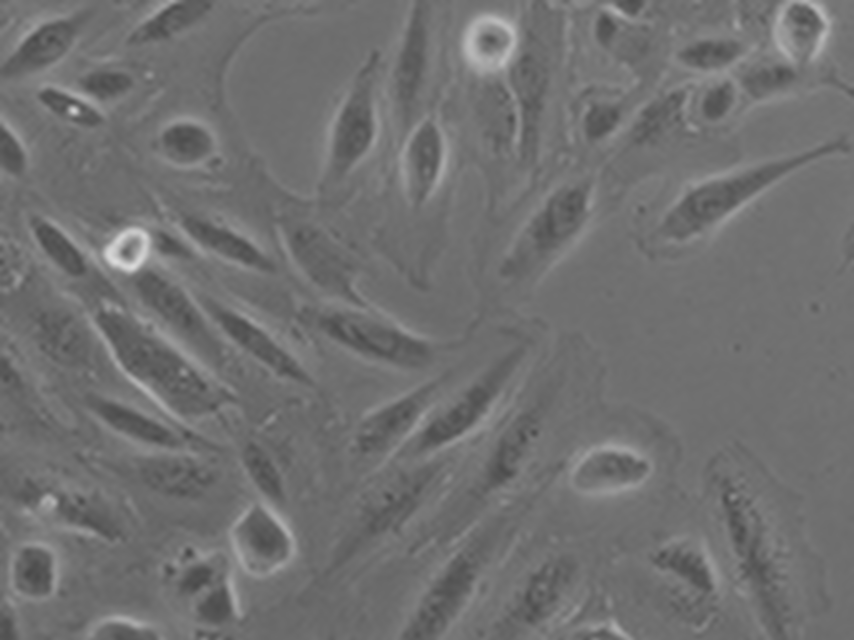
#> input picture Programming/images/1_00001.png_prepared.png, 2560 x 1920 px, found by its file name (shown at 1/3 size); its folder holds 4 pictures in this run
$ python Classificiation_method_3.py
#> lines starting #> are read from the running program, lines starting #| are printed output that depends on the picture
import numpy as np
import pywt
import pywt.data
import cv2
import os
from sklearn.model_selection import train_test_split
from sklearn import svm
from sklearn import metrics
from sklearn.cluster import KMeans
from sklearn.linear_model import LogisticRegression
from sklearn.metrics import accuracy_score, classification_report
from scipy.stats import skew, kurtosis
from skimage.measure import shannon_entropy
import matplotlib.pyplot as plt
import seaborn as sns
from matplotlib.font_manager import FontProperties


def cell_image_import(input_folder_path):
    """
    Go through folder and store names of images in list
    Parameters:
        input_folder_path (str): folder path of images
    Returns:
        image_list (list): list of image names
    """

    image_list = []

    for filename in os.listdir(input_folder_path):
        # if filename endswith '.png' and starts with '1' or '2' or '3'
        # if filename.endswith('.png') and (filename.startswith('1') or filename.startswith('2') or filename.startswith('3')):
        if filename.endswith('.png'):
            image_list.append(filename)
#> pass 2 of the loop in cell_image_import, `for filename in os.listdir(input_folder_path):`:
#> pass 3 of the loop in cell_image_import, `for filename in os.listdir(input_folder_path):`:
#> the loop made 4 passes; the first 3 are shown

    print('SUCCESS: Written list of images')

    return image_list


def discrete_wavelet_transform(input_folder_path, image_list):
    """
    Complete DWT
    Parameters:
        imArrayG (array): grayscale 8-bit image array
        n (int): number of levels
        wavelet (str): wavelet type
    Returns:
        coeffs (array): coefficients array from DWT
    """

    wavelet = 'db12'
    n = 2

    cell_data = []

    labels = []

    print('STARTING DWT...')

    # For first 5 images in the folder
    for image in image_list:
        image_path = os.path.join(input_folder_path, image)
        imArray = cv2.imread(image_path)
#> imArray is the input picture: shape (1920, 2560, 3); min 72, max 219, mean 112.5
        imArrayG = cv2.cvtColor(imArray, cv2.COLOR_BGR2GRAY)
        imArrayG = np.uint8(imArrayG)

        print('Image Imported:', image)

        coeffs = pywt.wavedec2(imArrayG, wavelet, level=n) # complete DWT
#> coeffs = 3 items

        cA = coeffs[0]
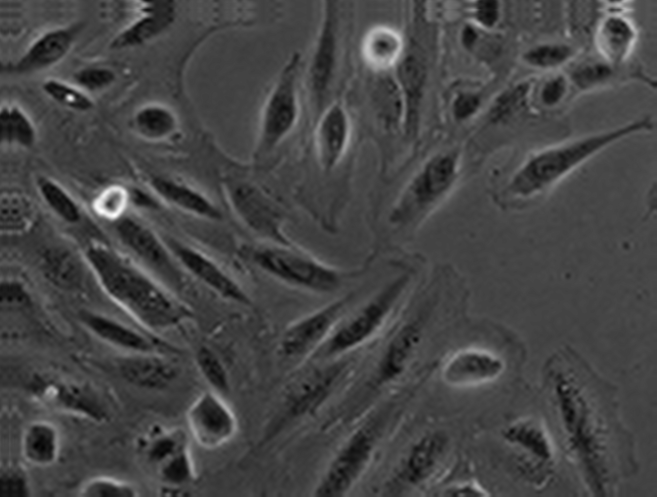
#> cA: shape (497, 657) float64; min 288.3, max 875.2, mean 450.2; drawn with min black and max white
        cA = cA.flatten()

        mean = np.mean(cA)
#> mean = 450.2
        std = np.std(cA)
#> std = 47.5
        skewness = skew(cA)
#> skewness = 1.39
        kurt = kurtosis(cA)
#> kurt = 7.42
        median = np.median(cA)
#> median = 447.5
        co_range = np.max(cA) - np.min(cA)
#> co_range = 587
        mean_square = np.mean(cA ** 2)
#> mean_square = 204974.9
        rms = np.sqrt(mean_square)
#> rms = 452.7
        entro = shannon_entropy(cA)
#> entro = 18.32

        new_row = [mean, std, skewness, kurt, median, co_range, rms, entro]
#> new_row = [450.2, 47.5, 1.39, 7.42, 447.5, 587, 452.7, 18.32]

        # Starts at level n decomposition and ends at level 1
        for level in range(1,n+1):
            cD = coeffs[level]

            # Loops through vertical, horizontal and diagonal detail coefficients
            for i in range(3):
                details = cD[i]
                details = cD[i].flatten()

                mean = np.mean(details)
                std = np.std(details)
                skewness = skew(details)
                kurt = kurtosis(details)
                median = np.median(details)
                co_range = np.max(details) - np.min(details)

                mean_square = np.mean(details ** 2)
                rms = np.sqrt(mean_square)

                entro = shannon_entropy(details)

                new_row = new_row + [mean, std, skewness, kurt, median, co_range, rms, entro]
#> after the loop, new_row = 56 values, max 587 at index 5, min -0.00405 at index 18, mean 38.62

        # Append the label to the labels list
        label = image[0]
        label = int(label)
        labels.append(label)

        cell_data.append(new_row)
#> pass 2 of the loop in discrete_wavelet_transform, `for image in image_list:`:
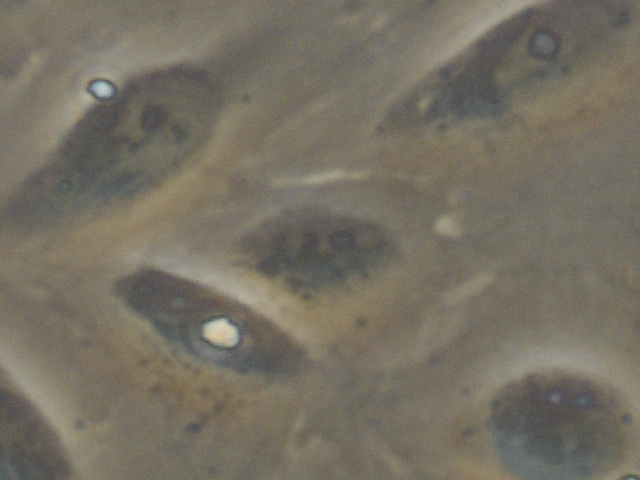
#> input picture Programming/images/1_00001_001_1_1.png, 640 x 480 px, found by its file name
#> in discrete_wavelet_transform, imArray is the input picture: shape (480, 640, 3); mean B, G, R 99.2, 112.2, 118.3
#> in discrete_wavelet_transform, `imArrayG = cv2.cvtColor(imArray, cv2.COLOR_BGR2GRAY)`:
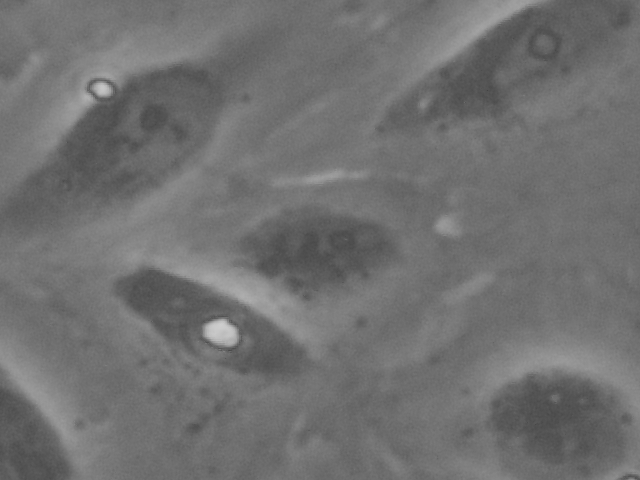
#> imArrayG: shape (480, 640); min 67, max 206, mean 112.5
#> in discrete_wavelet_transform, `cA = coeffs[0]`:
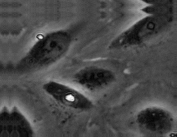
#> cA: shape (137, 177) float64; min 298.8, max 823.2, mean 450.5; drawn with min black and max white
#> mean = 450.5
#> std = 55.2
#> skewness = 0.533
#> kurt = 2.37
#> median = 450.9
#> co_range = 524.4
#> mean_square = 205982
#> rms = 453.9
#> entro = 14.57
#> in discrete_wavelet_transform, `new_row = [mean, std, skewness, kurt, median, co_range, rms, entro]`: new_row = [450.5, 55.2, 0.533, 2.37, 450.9, 524.4, 453.9, 14.57]
#> after the loop in discrete_wavelet_transform, `for level in range(1,n+1):`: new_row = 56 values, max 524.4 at index 5, min -0.868 at index 34, mean 41.9
#> pass 3 of the loop in discrete_wavelet_transform, `for image in image_list:`:
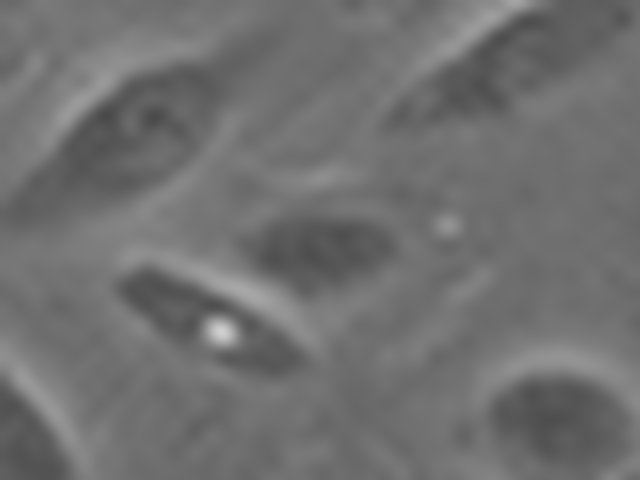
#> input picture Programming/images/1_00001_001_1_1_prepared.png, 640 x 480 px, found by its file name
#> in discrete_wavelet_transform, imArray is the input picture: shape (480, 640, 3); min 73, max 207, mean 112
#> in discrete_wavelet_transform, `cA = coeffs[0]`:
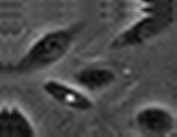
#> cA: shape (137, 177) float64; min 296.1, max 822.3, mean 448.5; drawn with min black and max white
#> mean = 448.5
#> std = 53.35
#> skewness = 0.398
#> kurt = 1.92
#> median = 448.8
#> co_range = 526.2
#> mean_square = 203959.9
#> rms = 451.6
#> in discrete_wavelet_transform, `new_row = [mean, std, skewness, kurt, median, co_range, rms, entro]`: new_row = [448.5, 53.35, 0.398, 1.92, 448.8, 526.2, 451.6, 14.57]
#> after the loop in discrete_wavelet_transform, `for level in range(1,n+1):`: new_row = 56 values, max 526.2 at index 5, min -0.0375 at index 10, mean 36.93
#> the loop made 4 passes; the first 3 are shown

    print('SUCCESS: Completed DWT')

    cell_data = np.array(cell_data, dtype=float)
    print('Cell Data:', cell_data.shape)
#| Cell Data: (4, 56)

    return cell_data, labels


def data_split(cell_data, labels):
    # Split dataset into training set and test set
    data_train, data_test, label_train, label_test = train_test_split(cell_data, labels, test_size=0.3,random_state=109) # 70% training and 30% test

    print('SUCCESS: Split data into training and test sets')
    print('Training Data Size:', data_train.shape)
#| Training Data Size: (2, 56)
    print('Test Data Size:', data_test.shape)
#| Test Data Size: (2, 56)

    return data_train, data_test, label_train, label_test


def svm_classifier(data_train, data_test, label_train, label_test):
    #cCreate a svm Classifier
    clf = svm.SVC(kernel='linear', class_weight='balanced') # Linear Kernel

    print('SUCCESS: Created SVM Classifier')

    print('STARTING Training SVM Classifier...')
    # Train the model using the training sets
    clf.fit(data_train, label_train)

    print('SUCCESS: Trained SVM Classifier')

    #Predict the response for test dataset
    label_pred = clf.predict(data_test)

    # Model Accuracy: how often is the classifier correct?
    print("Accuracy:",metrics.accuracy_score(label_test, label_pred))

    return


def svm_classifier_visualisation(data_train, data_test, label_train, label_test):
    # Create a svm Classifier
    classifier = svm.SVC(kernel='linear', class_weight='balanced') # Linear Kernel

    data_train = data_train[:, :2]
    data_test = data_test[:, :2]

    # Train the model using the training sets
#> (the run stopped early here; a loop or call above may not have finished)
